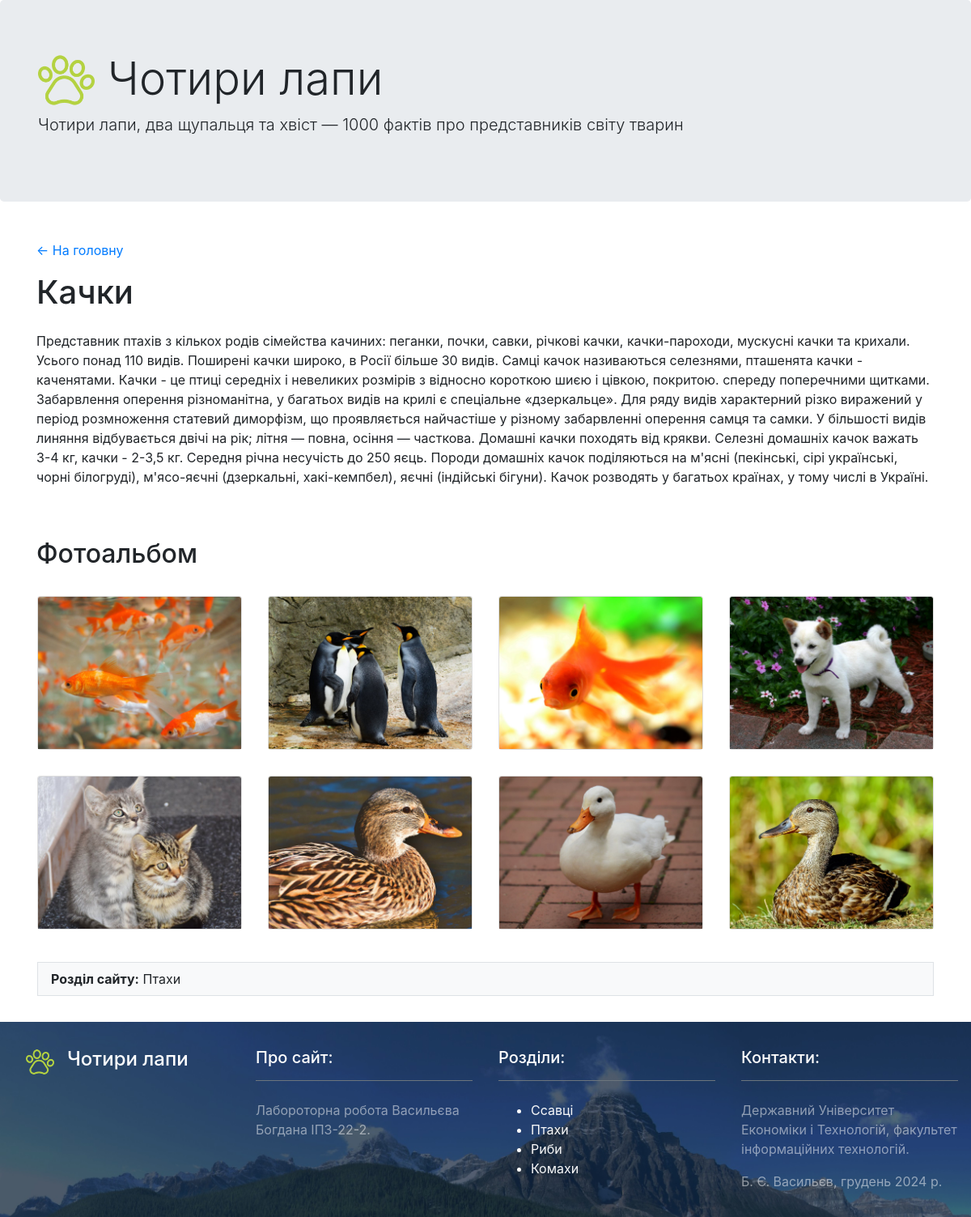
/?page=3, run on the app's committed database.
### tables this page shows
CREATE TABLE IF NOT EXISTS `pages` (
  `id` bigint(20) NOT NULL AUTO_INCREMENT,
  `title` text NOT NULL,
  `description` text,
  `content` text NOT NULL,
  `category` bigint(20) NOT NULL,
  `image` varchar(200) DEFAULT NULL,
  PRIMARY KEY (`id`)
);

CREATE TABLE IF NOT EXISTS `photos` (
  `id` bigint(20) NOT NULL AUTO_INCREMENT,
  `file` varchar(200) NOT NULL,
  `page` bigint(20) NOT NULL,
  PRIMARY KEY (`id`)
);

CREATE TABLE IF NOT EXISTS `categories` (
  `id` bigint(20) NOT NULL AUTO_INCREMENT,
  `name` varchar(200) NOT NULL,
  `description` text,
  `ordered` int(11) DEFAULT NULL,
  PRIMARY KEY (`id`),
  KEY `id` (`id`)
);

### content.php (the view)
<div class="container mt-5 mb-3">
    <p><a href=".">← На головну </a></p>
    <?php
    $result = $mysqli->query("
            SELECT pages.*, categories.name AS category_name
            FROM pages
            LEFT JOIN categories ON pages.category = categories.id
            WHERE pages.id = $page_id
        ");
    $row = $result->fetch_assoc();
    if ($row):
        ?>
        <div class="row">
            <div class="col mb-5">
                <h1 class="mb-4"><?php echo $row['title']; ?></h1>
                <p><?php echo preg_replace("/\n\n|\r\n\r\n/", "<p>", $row['content']); ?>
            </div>
        </div>
        <div class="row">
            <div class="col">
                <h2 class="mb-3">Фотоальбом</h2>
                <div class="card-deck">
                    <?php
                    $photoResult = $mysqli->query("SELECT * FROM photos ORDER BY rand() LIMIT 8");
                    while ($photo = $photoResult->fetch_assoc()) :
                        ?>
                        <div class="col-12 col-sm-6 col-lg-4 col-xl-3 p-3">
                            <div class="card m-0">
                                <img src="images/<?php echo $photo['file']; ?>" class="card-img-top" alt="">
                            </div>
                        </div>
                    <?php
                    endwhile;
                    ?>
                </div>
            </div>
        </div>
        <div class="row">
            <div class="col bg-light border p-2 pl-3 m-3 mt-4">
                <strong>Розділ сайту:</strong>
                <?php echo htmlspecialchars($row['category_name']);?>
            </div>
        </div>
    <?php
    else:
        include "404.php";
    endif;
    ?>
</div>

### data on the page
pages: title "Качки", content "Представник птахів з кількох родів сімейства качиних: пеганки, почки, савки, річкові качки, качки-пароходи, мускусні качки та крихали. Усього понад 110 видів. Поширені качки широко, в Росії більше 30 видів. Самці качок називаються селезнями, пташенята качки - каченятами. Качки - це птиці середніх і невеликих розмірів з відносно короткою шиєю і цівкою, покритою. спереду поперечними щитками. Забарвлення оперення різноманітна, у багатьох видів на крилі є спеціальне «дзеркальце». Для ряду видів характерний різко виражений у період розмноження статевий диморфізм, що проявляється найчастіше у різному забарвленні оперення самця та самки. У більшості видів линяння відбувається двічі на рік; літня —…", categories.name "Птахи"
photos: file (picture)
photos: file (picture)
photos: file (picture)
photos: file (picture)
photos: file (picture)
photos: file (picture)
photos: file (picture)
photos: file (picture)
